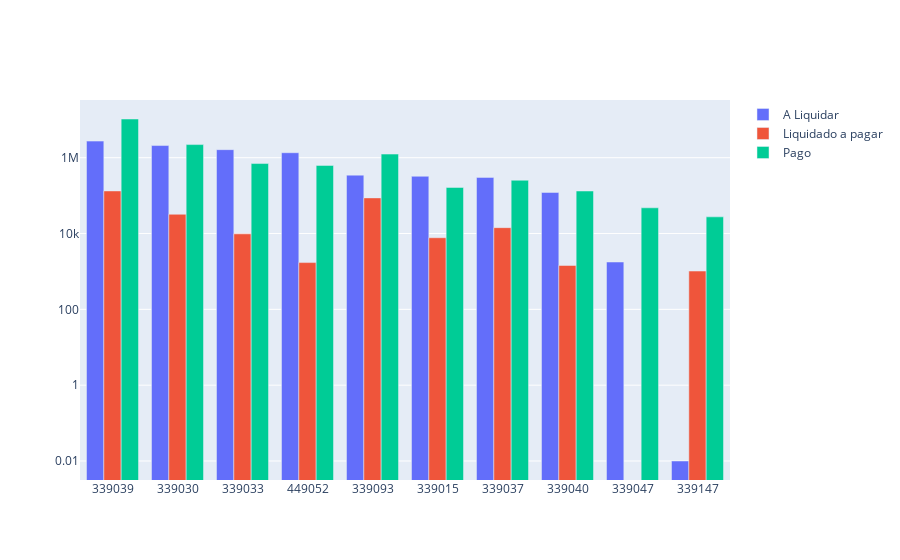

The code cell stored with this chart in its notebook:
### Code cell
# Saldo a liquidar por ND
cols = ['ND', 'A_LIQUIDAR', 'LIQUIDADO_A_PAGAR', 'PAGO']

df_aux = df.loc[:, cols].groupby('ND').sum().sort_values(by= 'A_LIQUIDAR', ascending=False).reset_index()
df_aux = df_aux[df_aux['A_LIQUIDAR'] > 0]
# Criando o gráfico
fig = go.Figure()

# Adicionando as colunas y1, y2 e y3 no eixo y
fig.add_trace(go.Bar(x=df_aux['ND'], y=df_aux['A_LIQUIDAR'], name='A Liquidar'))
fig.add_trace(go.Bar(x=df_aux['ND'], y=df_aux['LIQUIDADO_A_PAGAR'], name='Liquidado a pagar'))
fig.add_trace(go.Bar(x=df_aux['ND'], y=df_aux['PAGO'], name='Pago'))

fig.update_traces(textposition = 'outside', cliponaxis = False, hovertemplate=None)
fig.update_layout(hovermode="x unified")
fig.update_yaxes(type="log")

fig.show()

### Figure 1 — Plotly figure (JSON) as saved in the notebook; plotly's stock layout.template omitted (floating-point values rounded to 4 significant figures)
{"data": [{"cliponaxis": false, "name": "A Liquidar", "textposition": "outside", "type": "bar", "x": ["339039", "339030", "339033", "449052", "339093", "339015", "339037", "339040", "339047", "339147"], "y": [2740000.0, 2091000.0, 1630000.0, 1353000.0, 347100.0, 323800.0, 302700.0, 121200.0, 1773.0, 0.01]}, {"cliponaxis": false, "name": "Liquidado a pagar", "textposition": "outside", "type": "bar", "x": ["339039", "339030", "339033", "449052", "339093", "339015", "339037", "339040", "339047", "339147"], "y": [132800.0, 32210.0, 9797.0, 1711.0, 87070.0, 7743.0, 14280.0, 1436.0, 0, 1024.0]}, {"cliponaxis": false, "name": "Pago", "textposition": "outside", "type": "bar", "x": ["339039", "339030", "339033", "449052", "339093", "339015", "339037", "339040", "339047", "339147"], "y": [10490000.0, 2217000.0, 700900.0, 625700.0, 1245000.0, 164300.0, 254600.0, 132300.0, 47710.0, 27540.0]}], "layout": {"hovermode": "x unified", "yaxis": {"type": "log"}}}
